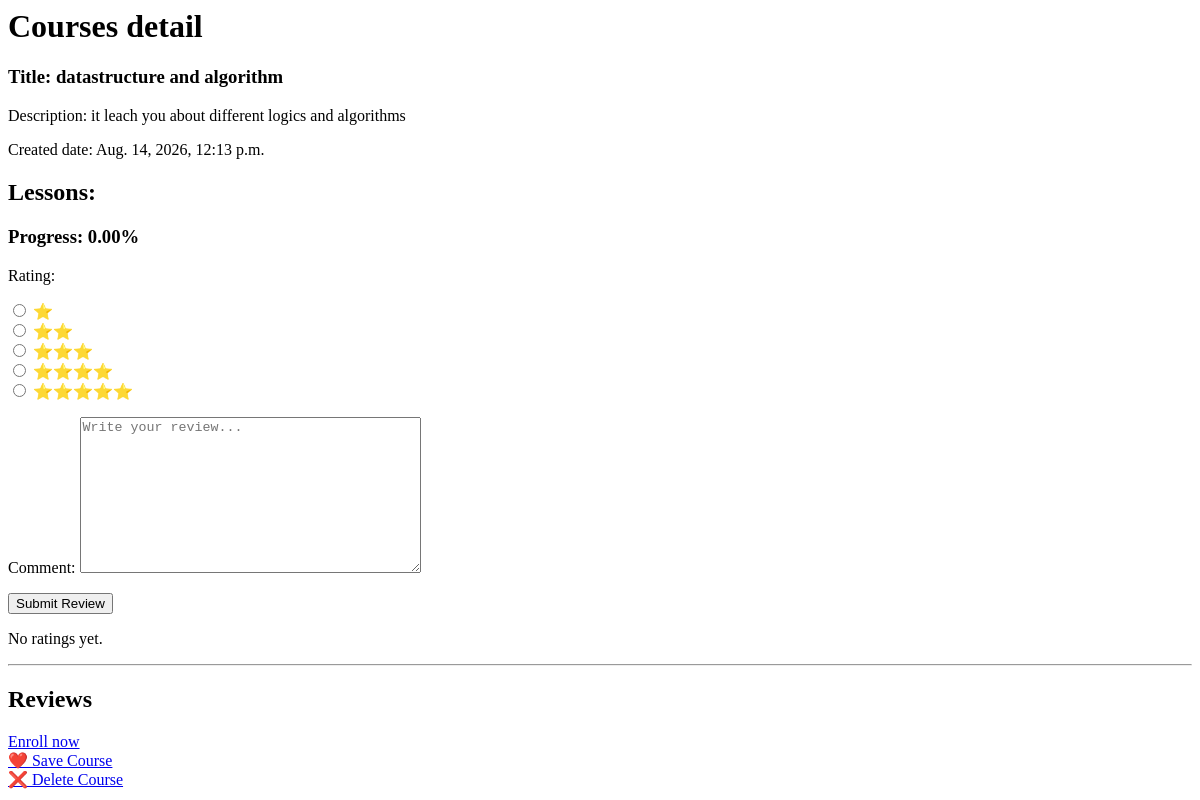
/courses/2 (signed in), run on an earlier commit of the app's database.
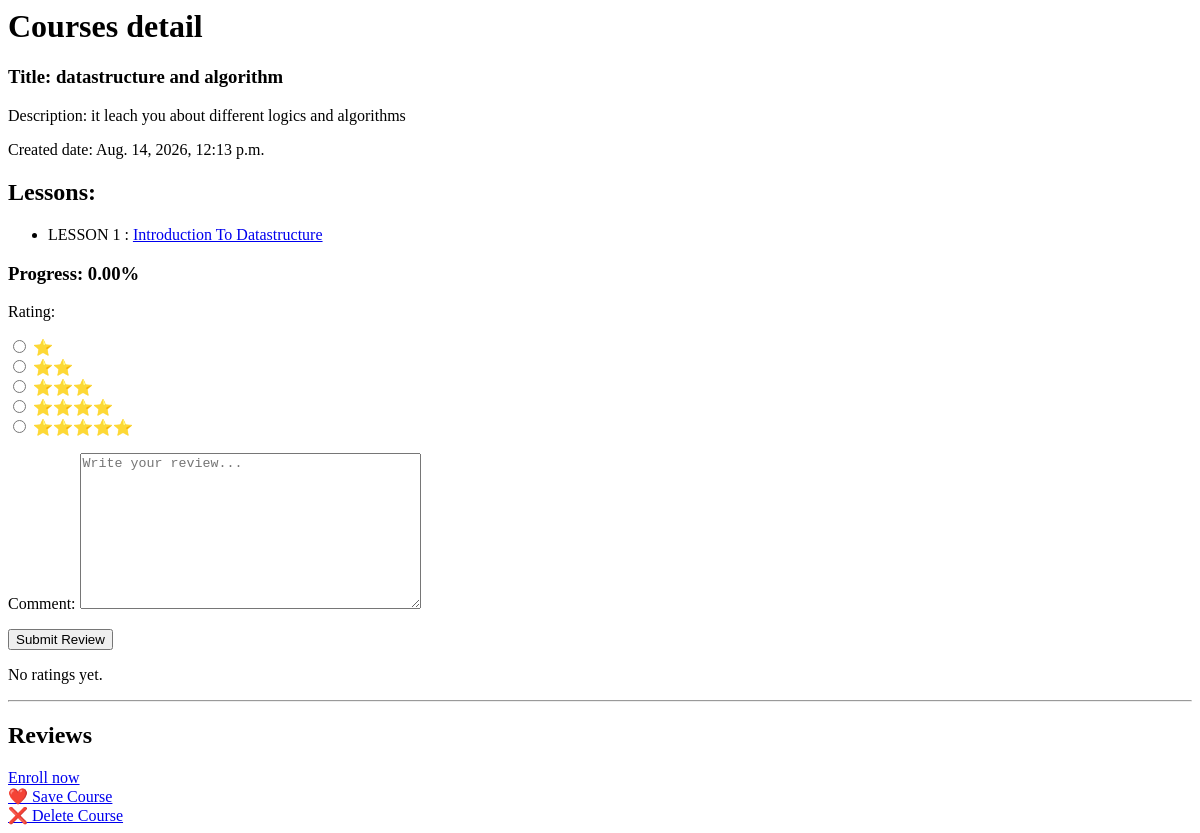
And on a later commit of the database.
### course/models.py (models this page shows, shortened)
class lesson(models.Model):
    course = models.ForeignKey(Course, on_delete=models.CASCADE)
    title = models.CharField(max_length=200)
    content = models.TextField()
    created_at = models.DateTimeField(auto_now_add=True)
    updated_at = models.DateTimeField(auto_now=True)

### course/views.py (the view)
# urls.py: path("<int:id>",views.coursedetail,name="coursedetail"),
def coursedetail(request,id):
    if request.method == 'POST':
        form=ReviewForm(request.POST)
        if form.is_valid():
            review=form.save(commit=False)
            review.course=Course.objects.get(id=id)
            review.user=request.user
            review.save()
            return redirect('coursedetail', id=id)
    else:
        form=ReviewForm()
    course = Course.objects.get(id=id)
    lessons = lesson.objects.filter(course=course)
    completed_lessons = LessonCompletion.objects.filter(user=request.user, lesson__course=course)
    total_lessons = lessons.count()
    completed_count = completed_lessons.count()
    if total_lessons > 0:
        progress_percentage = (completed_count / total_lessons) * 100
    else:
        progress_percentage = 0
    review_count = Review.objects.filter(
    course=course
).count()
    average_rating = Review.objects.filter(
    course=course
).aggregate(
    Avg('rating')
)['rating__avg']
    reviews=Review.objects.filter(course=course)
    return render(request,'courses/course_detail.html',{'course':course, 'form': form,'lessons':lessons, 'progress_percentage': progress_percentage,'average_rating': average_rating, 'review_count': review_count,'reviews':reviews})

### course/forms.py
class ReviewForm(forms.ModelForm):
    rating = forms.ChoiceField(
        choices=[
            (1, '⭐'),
            (2, '⭐⭐'),
            (3, '⭐⭐⭐'),
            (4, '⭐⭐⭐⭐'),
            (5, '⭐⭐⭐⭐⭐'),
        ],
        widget=forms.RadioSelect
    )
    class Meta:
        model = Review
        fields = ['rating', 'comment']
        widgets = {
            'comment': forms.Textarea(attrs={
                'placeholder': 'Write your review...'
            }),
        }

### course/templates/courses/course_detail.html (shortened to what this page needs)
<h1>Courses detail</h1>
<h3>Title: {{ course.title }}</a></h3>
<p>Description: {{course.description}}</p>
<p>Created date: {{course.created_at}}</p>
<h2>Lessons:</h2>
<ul>
{% for lesson in lessons %}
    <li>LESSON {{forloop.counter}} : <a href="{% url 'lesson_detail' lesson.id %}"> {{ lesson.title }}</a>
    </li>
{% endfor %}
</ul>
<h3>Progress: {{ progress_percentage|floatformat:2 }}%</h3>
<form method="POST">
    {{ form.as_p }}
    <button type="submit">Submit Review</button>
</form>
{% if average_rating %}
    <p>
        ⭐ {{ average_rating|floatformat:1 }} / 5
    </p>
    <p>
        Based on {{ review_count }} reviews
    </p>
{% else %}
    <p>No ratings yet.</p>
{% endif %}
<hr>
<h2>Reviews</h2>
<a href="{%url 'enroll' course.id%}" <button type="submit ">Enroll now </button>
</a><br />
<a href="{% url 'save_course' course.id %}">
    ❤️ Save Course
</a><br />
<a href="{% url 'unsave_course' course.id %}">
    ❌ Delete Course
</a><br />

What changed in the data, as far as the page shows it:
added lesson: title "Introduction To Datastructure"
